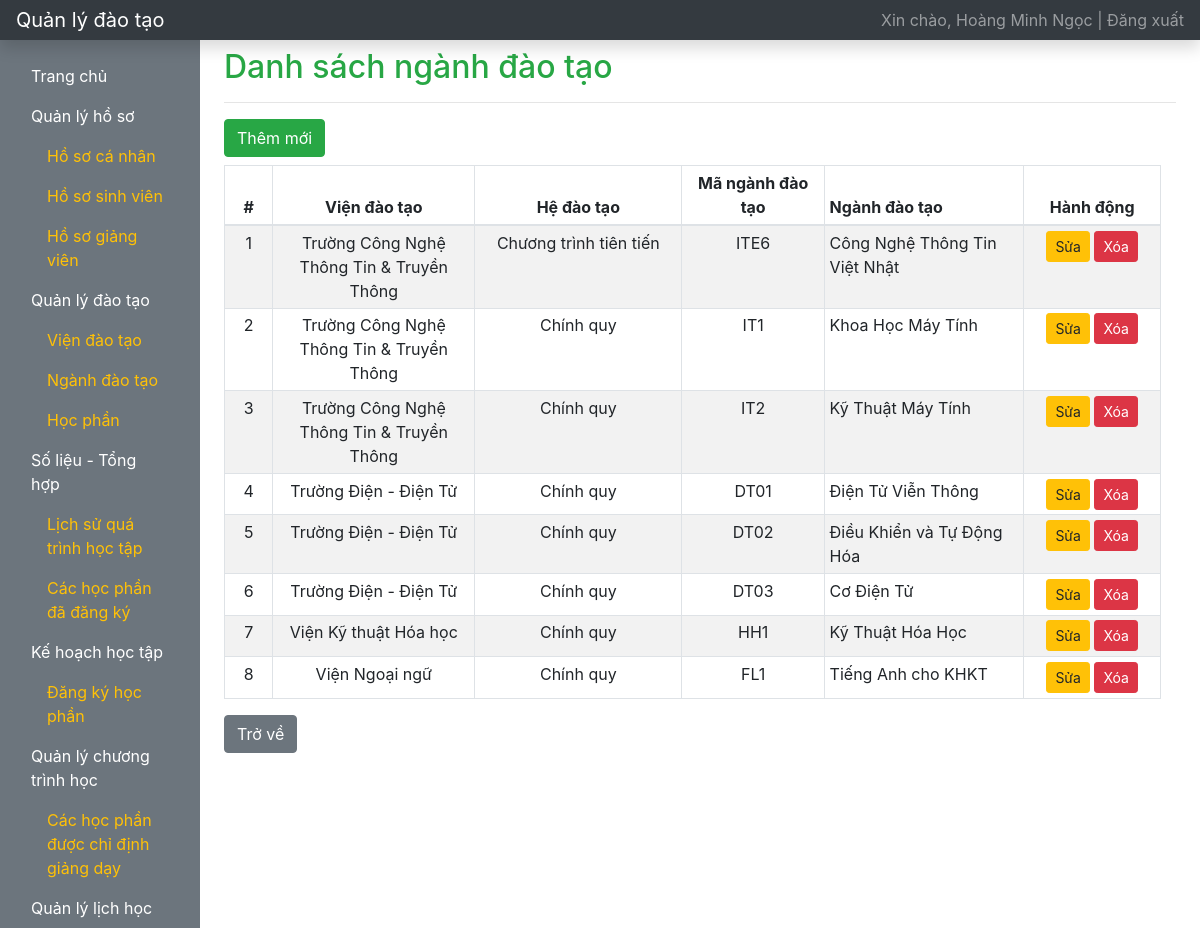
The page /index.php?r=ds-nganh-dao-tao (signed in) on the database its author committed.
### tables this page shows
CREATE TABLE `user` (
  `id` int(11) NOT NULL,
  `username` varchar(64) NOT NULL,
  `password` varchar(128) NOT NULL,
  `user_type` varchar(32) NOT NULL,
  `user_code` varchar(32) DEFAULT NULL,
  `fullname` varchar(128) NOT NULL,
  `dob` date NOT NULL,
  `phone_number` varchar(15) DEFAULT NULL,
  `email` varchar(64) DEFAULT NULL,
  `address` varchar(512) DEFAULT NULL,
  `status` varchar(32) NOT NULL DEFAULT 'active'
);

CREATE TABLE `training_majors` (
  `id` int(11) NOT NULL,
  `training_institute_code` varchar(32) NOT NULL,
  `training_system_code` varchar(32) NOT NULL,
  `training_majors_code` varchar(32) NOT NULL,
  `training_majors_name` varchar(128) NOT NULL
);

CREATE TABLE `training_institute` (
  `id` int(11) NOT NULL,
  `training_institute_code` varchar(32) NOT NULL,
  `training_institute_name` varchar(128) NOT NULL
);

CREATE TABLE `training_system` (
  `id` int(11) NOT NULL,
  `training_system_code` varchar(32) NOT NULL,
  `training_system_name` varchar(128) NOT NULL
);

### WEB/function.php (called while the page is built, shortened)
<?php
    function getInfoLoginFromSession()
    {
        $key = 'user_login';
        if (isset($_SESSION[$key])) {
            $data = $_SESSION[$key];
            return $data;
        }
        return array();
    }
    function getFullnameUserLogin()
    {
        $info_user = getInfoLoginFromSession();
        if (empty($info_user) == false) {
            $fullname = $info_user['fullname'];
            return $fullname;
        }
        return '';
    }
?>

### WEB/database.php (called while the page is built, shortened)
<?php
    function getOne($instance_db, $sql)
    {
        $stmt = $instance_db->prepare($sql);
        $stmt->setFetchMode(PDO::FETCH_ASSOC);
        $stmt->execute();
        return $stmt->fetch();
    }
    function getAll($instance_db, $sql)
    {
        $stmt = $instance_db->prepare($sql);
        $stmt->setFetchMode(PDO::FETCH_ASSOC);
        $stmt->execute();
        $data = array();
        while ($row = $stmt->fetch()) {
            $data[] = $row;
        }
        return $data;
    }
    function getInfoLogin($instance_db, $username, $password)
    {
        $sql = "SELECT * FROM USER WHERE USERNAME = '{$username}' AND PASSWORD = '{$password}'";
        return getOne($instance_db, $sql);
    }
?>

### WEB/ds-nganh-dao-tao.php (the view)
<?php
    $sql = "SELECT * FROM TRAINING_MAJORS AS TM INNER JOIN TRAINING_INSTITUTE AS TI ON TM.TRAINING_INSTITUTE_CODE = TI.TRAINING_INSTITUTE_CODE " .
            "INNER JOIN TRAINING_SYSTEM AS TS ON TM.TRAINING_SYSTEM_CODE = TS.TRAINING_SYSTEM_CODE";
    $training_majors = getAll($connect, $sql);
?>
<h2 class=" mt-2 text-success">Danh sách ngành đào tạo</h2>
<hr>
<a href="" class="btn btn-success">Thêm mới</a>
<div class="container-fluid">
    <div class="row">
        <div class="col-sm-12 pl-0">
            <div class="table-responsive mt-2">
                <table class="table table-striped table-sm table-bordered table-hover">
                    <thead>
                    <tr>
                        <th class="text-center" style="width: 1%;">#</th>
                        <th class="text-center" style="width: 5%;">Viện đào tạo</th>
                        <th class="text-center" style="width: 5%;">Hệ đào tạo</th>
                        <th class="text-center" style="width: 3%;">Mã ngành đào tạo</th>
                        <th style="width: 5%;">Ngành đào tạo</th>
                        <th class="text-center" style="width: 3%;">Hành động</th>
                    </tr>
                    </thead>
                    <tbody>
                    <?php
                    $stt = 1;
                    foreach ($training_majors as $item) {
                        ?>
                        <tr>
                            <td class="text-center"><?= $stt?></td>
                            <td class="text-center"><?= $item['training_institute_name']?></td>
                            <td class="text-center"><?= $item['training_system_name']?></td>
                            <td class="text-center"><?= $item['training_majors_code']?></td>
                            <td><?= $item['training_majors_name']?></td>
                            <td class="text-center">
                                <a href="" class="btn btn-sm btn-warning">Sửa</a>
                                <a href="" class="btn btn-sm btn-danger">Xóa</a>
                            </td>
                        </tr>
                    <?php
                    $stt++;
                    }
                    ?>
                    </tbody>
                </table>
            </div>
        </div>
    </div>
</div>
<a href="?r=trang-chu" class="btn btn-secondary">Trở về</a>

### WEB/layouts/topbar.php
<nav class="navbar navbar-dark sticky-top bg-dark flex-md-nowrap p-0 shadow">
    <a class="navbar-brand col-md-3 col-lg-2 mr-0 px-3" href="?r=trang-chu">Quản lý đào tạo</a>
    <ul class="navbar-nav px-3">
        <li class="nav-item text-nowrap">
            <a class="nav-link" href="dang-xuat.php">Xin chào, <?= getFullnameUserLogin()?> | Đăng xuất</a>
        </li>
    </ul>
</nav>

### rows shown on the page
user: fullname "Hoàng Minh Ngọc"
training_majors: training_institute.training_institute_name "Trường Công Nghệ Thông Tin & Truyền Thông", training_system.training_system_name "Chương trình tiên tiến", training_majors_code "ITE6", training_majors_name "Công Nghệ Thông Tin Việt Nhật"
training_majors: training_institute.training_institute_name "Trường Công Nghệ Thông Tin & Truyền Thông", training_system.training_system_name "Chính quy", training_majors_code "IT1", training_majors_name "Khoa Học Máy Tính"
training_majors: training_institute.training_institute_name "Trường Công Nghệ Thông Tin & Truyền Thông", training_system.training_system_name "Chính quy", training_majors_code "IT2", training_majors_name "Kỹ Thuật Máy Tính"
training_majors: training_institute.training_institute_name "Trường Điện - Điện Tử", training_system.training_system_name "Chính quy", training_majors_code "DT01", training_majors_name "Điện Tử Viễn Thông"
training_majors: training_institute.training_institute_name "Trường Điện - Điện Tử", training_system.training_system_name "Chính quy", training_majors_code "DT02", training_majors_name "Điều Khiển và Tự Động Hóa"
training_majors: training_institute.training_institute_name "Trường Điện - Điện Tử", training_system.training_system_name "Chính quy", training_majors_code "DT03", training_majors_name "Cơ Điện Tử"
training_majors: training_institute.training_institute_name "Viện Kỹ thuật Hóa học", training_system.training_system_name "Chính quy", training_majors_code "HH1", training_majors_name "Kỹ Thuật Hóa Học"
training_majors: training_institute.training_institute_name "Viện Ngoại ngữ", training_system.training_system_name "Chính quy", training_majors_code "FL1", training_majors_name "Tiếng Anh cho KHKT"
